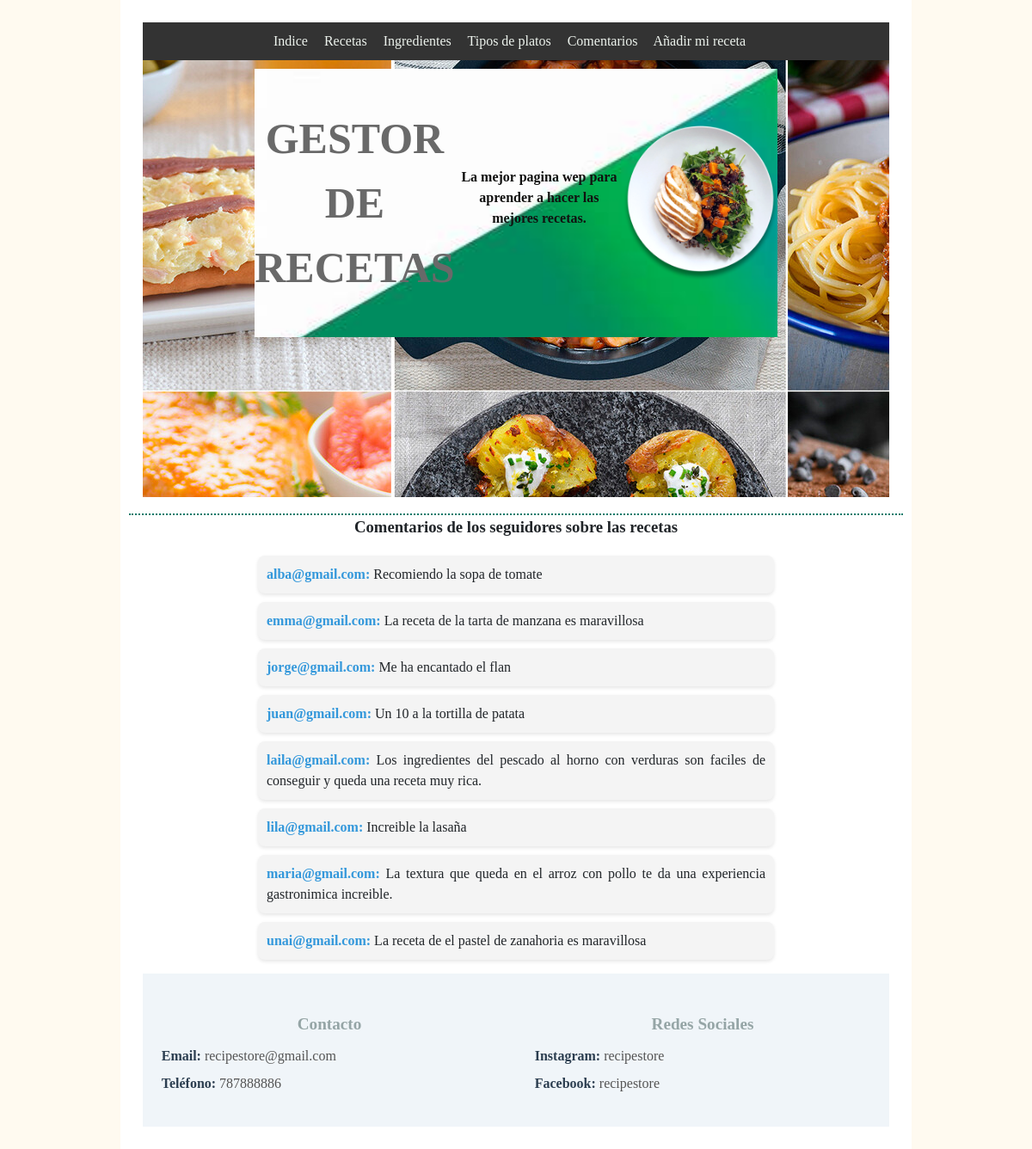
/comentario/, run on the app's committed database.
### appEmpresaRecetas/models.py (models this page shows, shortened)
class Comentario(models.Model):
    correo = models.EmailField()
    comentario = models.CharField(max_length=500)

### appEmpresaRecetas/views.py (the view)
# urls.py: path('comentario/', views.index_comentarios, name='index_comentarios'),
def index_comentarios(request):
    comentarios = Comentario.objects.order_by('correo')
    context = {'comentarios': comentarios}
    return render(request, 'comentario.html', context)

### appEmpresaRecetas/templates/comentario.html (shortened to what this page needs)
{% extends "base.html" %}
{% block contenido %}
{% if comentarios %}
	<h3>Comentarios de los seguidores sobre las recetas</h3>
	<div id="comentarios">
	  {% for comentario in comentarios %}
		<p><strong>{{ comentario.correo }}:</strong> {{ comentario.comentario }}</p>
	  {% endfor %}
	</div>
  {% else %}
	<p>No hay comentarios</p>
  {% endif %}
{% endblock %}

### appEmpresaRecetas/templates/base.html (shortened to what this page needs)
<!DOCTYPE html>
{% load static %}
<html lang="es">
    <head>
        <link rel="stylesheet" href="{% static 'css/styles.css' %}">
    </head>
    <body>
        <div class="prin">
        <header>
            <nav><p><a href="{% url 'portada' %}">Indice</a>
                <a href="{% url 'index_recetas' %}">Recetas</a>
                <a href="{% url 'index_ingrediente' %}">Ingredientes</a>
                <a href="{% url 'index_tipo' %}">Tipos de platos</a>
                <a href="{% url 'index_comentarios' %}">Comentarios</a>
                <a href="{% url 'formulario' %}"> Añadir mi receta</a>
            </nav>
            <div class="mg-main-banner-section">
                <h1 >GESTOR DE RECETAS</h1>
               <p>La mejor pagina wep para aprender a hacer las mejores recetas.</p>
               <img src="{% static 'images/plato.png' %}" alt="IMAGEN">
        </div>
<br>
        </header>
        {% block contenido %}{% endblock %}
        <footer>
            <div class="footer-section">
                <h2>Contacto</h2>
                <p><strong>Email:</strong> recipestore@gmail.com</p>
                <p><strong>Teléfono:</strong> 787888886</p>
            </div>
            <div class="footer-section">
                <h2>Redes Sociales</h2>
                <p><strong>Instagram:</strong> recipestore</p>
                <p><strong>Facebook:</strong> recipestore</p>
            </div>
        </footer>
        </div>
    </body>
</html>

### appEmpresaRecetas/static/css/styles.css (style rules this page uses)
.prin { margin:0 auto; padding: 10px; width: 75%; background-color: white; display: block; }
body { margin: 0; font-size: 1rem; font-weight: 400; line-height: 1.5; color: #212529; background-color: FloralWhite; display: flex; }
h1 { color: dimgrey; font-size: 50px; }
nav { background-color: #333; padding: 10px; margin-bottom: 10px; }
nav p { margin: 0; text-align:center; color: rgb(120, 96, 96); }
nav a { color: #edf3ed; text-decoration: none; margin-right: 15px; font-size: 16px; }
h3 { border-top: 2px dotted #107b6b; text-align: center; }
header { background-color: #ECFBFA ; text-align: center; background-image: url("../images/portada.jpg"); background-attachment: fixed; height: 69vh; margin: 16px; }
.mg-main-banner-section { background-image: url("../images/header.jpg"); height: 39vh; width: 70%; background-size: cover; display: flex; justify-content: center; align-items: center; margin: 0 auto; }
p { text-align: justify; line-height: 1.5em; }
a { color: #6f2785; }
img { width: 250px; height: 180px; }
.mg-main-banner-section p { font-size: 16px; color: #111110; width: 80%; font-family: 'Mazzardh-regular'; font-weight: 600; margin-bottom: 28px; text-align: center; }
footer { background-color: #f0f5f9; color: #545454; padding: 30px 0; text-align: center; display: flex; justify-content: space-around; margin: 16px; }
.footer-section { width: 45%; }
.footer-section h2 { color: #95a5a6; font-size: 1.2em; margin-bottom: 10px; }
.footer-section p { margin: 8px 0; }
.footer-section strong { color: #2c3e50; }
#comentarios { max-width: 600px; margin: 0 auto; }
#comentarios p { background-color: #f4f4f4; padding: 10px; margin: 10px 0; border-radius: 8px; box-shadow: 0 2px 4px rgba(0, 0, 0, 0.1); }
#comentarios strong { color: #3498db; }

### data on the page
Comentario: correo "alba@gmail.com", comentario "Recomiendo la sopa de tomate"
Comentario: correo "emma@gmail.com", comentario "La receta de la tarta de manzana es maravillosa"
Comentario: correo "jorge@gmail.com", comentario "Me ha encantado el flan"
Comentario: correo "juan@gmail.com", comentario "Un 10 a la tortilla de patata"
Comentario: correo "laila@gmail.com", comentario "Los ingredientes del pescado al horno con verduras son faciles de conseguir y queda una receta muy rica."
Comentario: correo "lila@gmail.com", comentario "Increible la lasaña"
Comentario: correo "maria@gmail.com", comentario "La textura que queda en el arroz con pollo te da una experiencia gastronimica increible."
Comentario: correo "unai@gmail.com", comentario "La receta de el pastel de zanahoria es maravillosa"
